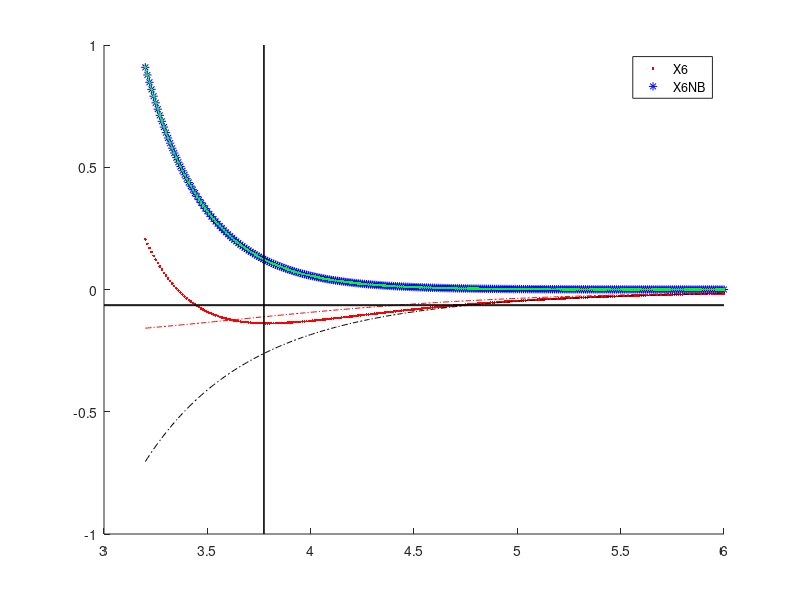

Source code (MATLAB):


X6poten = @(para, rho)( ...
    para(1)/(para(2) - 6.)* ...
    (6 * exp(para(2).*(1 - rho)) - para(2)./(rho.^6)) ...
);

% para = 0.1383 3.7934 13.1999
X6potenNB = @(para, rho)( ...
    para(1)/(para(2) - 6.)* ...
    (6 * exp(para(2).*(1 - rho))) ...
);

X6Spoten = @(para, rho)( ...
    para(1) /(para(2) - 6.)* ...
    (6./para(3)* exp((para(3) * para(2)).*(1 - rho)) - para(2)./(rho.^6)) ...
);

X6potenLG = @(para, rho)( ...
     - para(1)/(para(2)-6)*para(2)./(rho.^6) ...
);

standardLGpart = @(para, rr)( ...
    -para(1)./(rr.^6 + para(2)^6));

fitFUNC1 = @(para, r)(para(1)* exp(para(2).*r)); % A exp (x R) Note this function uses r rather than \rho


rr = 3.2:0.01: 6;
rrf = 3.2:0.001: 6;



% disp('finished');
rho = rr./3.7934;





rhos = rr./3.7750;
beta1 = [0.0623 , 16.0944 , 1.1];

ys = X6Spoten(beta1, rhos);
% kappa = 6*beta1(2)*(beta1(2)*beta1(3)- 7.)/ (beta1(2)-6.);



%vpasolve(4*x^4 + 3*x^3 + 2*x^2 + x + 5 == 0, x)
figure; hold on;

%%% potential X6
beta0 = [0.1383 , 13.1999];
y = X6poten(beta0, rho);
yNB = X6potenNB(beta0, rho);
plotX6 = plot(rr, y, 'r.');
y1 = X6potenLG(beta0, rho); %DEBUG
plot(rr, y1, 'k-.'); % DEBUG


% plotX6S= plot(rr, ys, 'b.');
plotX6NB= plot(rr, yNB, 'b*');


%%% fitting
rhof = rrf/3.7934;
beta_ = [0.9470   0.0034];
yNB = X6potenNB(beta0, rhof);

opts = statset('MaxIter',9000);

betaf = nlinfit(rrf, yNB, fitFUNC1, beta_, opts);
% betaf = [0 0 0] % DEBUG
disp(betaf);


%%% potential VOP


y2 = standardLGpart([684.95, 3.85], rr); % DEBUG
yNB = fitFUNC1(betaf, rr);
plot(rr, yNB, 'g.-');
plot(rr, y2, 'r-.'); % DEBUG
% test = standardLGpart([684.95, 3.85], 3.5)


plot(xlim, [-0.0661 -0.0661], 'k-');
plot(xlim, [-0.0623 -0.0623], 'k-');

plot([3.7750 3.7750], ylim, 'k-');
plot([3.7727 3.7727], ylim, 'k-');






h = legend([plotX6, plotX6NB], 'X6', 'X6NB');

% value = X6Spoten(beta1, 1)

%axis([3 6 -0.1 0.1]);

% 102.4 * 10.0944/6/16.0944+7)/16.0944
% syms x;
% eqn = 87.0 == 6*x*(x-7)/(x-6)
% solx = vpasolve(eqn, x);
% disp(solx)
